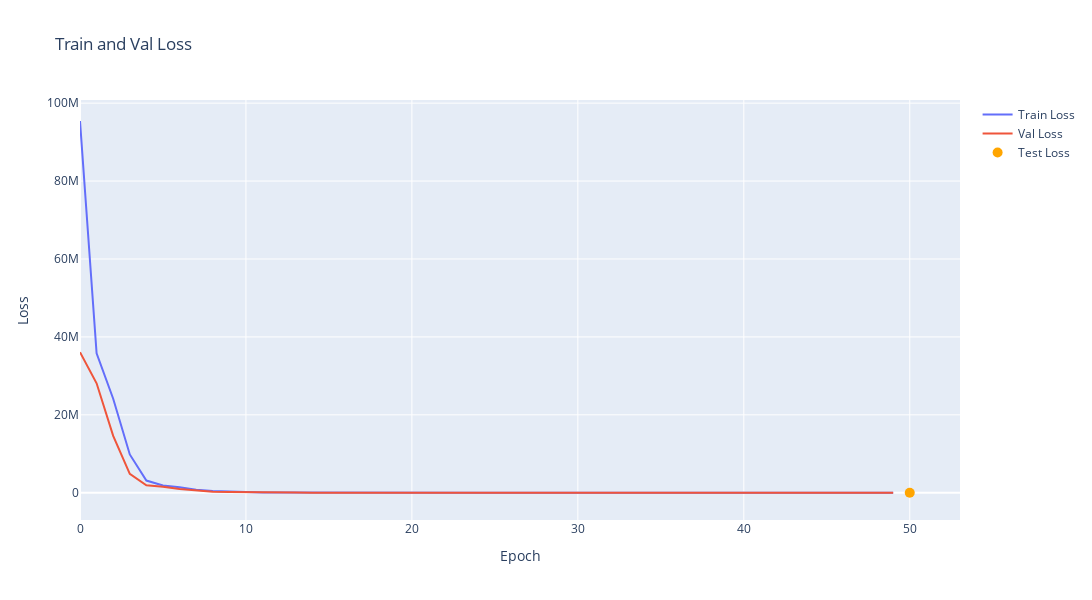

Notebook code for this chart:
### Code cell
fig = go.Figure()
fig.add_trace(go.Scatter(x=np.arange(len(train_losses)), y=train_losses, mode='lines', name='Train Loss'))
fig.add_trace(go.Scatter(x=np.arange(len(val_losses)), y=val_losses, mode='lines', name='Val Loss'))
fig.update_layout(title='Train and Val Loss', xaxis_title='Epoch', yaxis_title='Loss', height=600, width=1200)
fig.add_trace(go.Scatter(x=[len(train_losses)], y=[test_loss], mode='markers', marker=dict(color='orange', size=10), name='Test Loss'))
fig.show()

### Figure 1 — Plotly figure (JSON) as saved in the notebook; plotly's stock layout.template omitted (floating-point values rounded to 4 significant figures)
{"data": [{"mode": "lines", "name": "Train Loss", "type": "scatter", "x": [0, 1, 2, 3, 4, 5, 6, 7, 8, 9, 10, 11, 12, 13, 14, 15, 16, 17, 18, 19, 20, 21, 22, 23, 24, 25, 26, 27, 28, 29, 30, 31, 32, 33, 34, 35, 36, 37, 38, 39, 40, 41, 42, 43, 44, 45, 46, 47, 48, 49], "y": [95420000.0, 35810000.0, 24130000.0, 9837000.0, 3133000.0, 1844000.0, 1403000.0, 796100.0, 457000.0, 287200.0, 154600.0, 92530.0, 63880.0, 44010.0, 35940.0, 25140.0, 19430.0, 15250.0, 11250.0, 9990.0, 8959.0, 7921.0, 6426.0, 5442.0, 4382.0, 5806.0, 2808.0, 3593.0, 2163.0, 2855.0, 1870.0, 2696.0, 1841.0, 3662.0, 1610.0, 1291.0, 1971.0, 1162.0, 1492.0, 1111.0, 9884.0, 4653.0, 853.3, 1009.0, 568.9, 667.6, 782.2, 965.4, 2072.0, 782.0]}, {"mode": "lines", "name": "Val Loss", "type": "scatter", "x": [0, 1, 2, 3, 4, 5, 6, 7, 8, 9, 10, 11, 12, 13, 14, 15, 16, 17, 18, 19, 20, 21, 22, 23, 24, 25, 26, 27, 28, 29, 30, 31, 32, 33, 34, 35, 36, 37, 38, 39, 40, 41, 42, 43, 44, 45, 46, 47, 48, 49], "y": [36070000.0, 28090000.0, 14590000.0, 4846000.0, 1894000.0, 1526000.0, 936800.0, 525700.0, 280100.0, 164700.0, 91650.0, 60310.0, 42560.0, 34760.0, 22760.0, 28280.0, 13900.0, 12580.0, 7840.0, 12600.0, 7212.0, 4119.0, 4652.0, 4334.0, 6942.0, 2855.0, 1803.0, 1614.0, 1351.0, 1195.0, 1453.0, 2119.0, 2203.0, 1546.0, 785.6, 8204.0, 913.9, 502.5, 3134.0, 387.6, 8563.0, 831.2, 2346.0, 502.6, 229.2, 578.2, 219.0, 182.2, 822.5, 228.0]}, {"marker": {"color": "orange", "size": 10}, "mode": "markers", "name": "Test Loss", "type": "scatter", "x": [50], "y": [228.0]}], "layout": {"height": 600, "title": {"text": "Train and Val Loss"}, "width": 1200, "xaxis": {"title": {"text": "Epoch"}}, "yaxis": {"title": {"text": "Loss"}}}}
